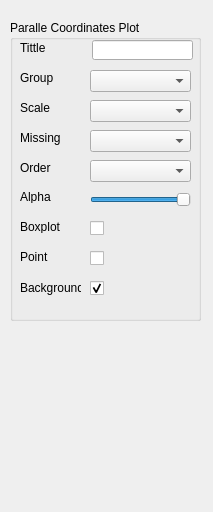
<?xml version="1.0" encoding="UTF-8"?>
<ui version="4.0">
 <class>ParallelChartConfig</class>
 <widget class="QWidget" name="ParallelChartConfig">
  <property name="geometry">
   <rect>
    <x>0</x>
    <y>0</y>
    <width>213</width>
    <height>512</height>
   </rect>
  </property>
  <property name="windowTitle">
   <string>Form</string>
  </property>
  <widget class="QGroupBox" name="groupBox">
   <property name="geometry">
    <rect>
     <x>10</x>
     <y>20</y>
     <width>191</width>
     <height>301</height>
    </rect>
   </property>
   <property name="title">
    <string>Paralle Coordinates Plot</string>
   </property>
   <widget class="QLabel" name="label">
    <property name="geometry">
     <rect>
      <x>10</x>
      <y>50</y>
      <width>71</width>
      <height>16</height>
     </rect>
    </property>
    <property name="text">
     <string>Group</string>
    </property>
   </widget>
   <widget class="QComboBox" name="comboBox_GroupCoolumn">
    <property name="geometry">
     <rect>
      <x>80</x>
      <y>50</y>
      <width>101</width>
      <height>22</height>
     </rect>
    </property>
   </widget>
   <widget class="QLabel" name="label_2">
    <property name="geometry">
     <rect>
      <x>10</x>
      <y>80</y>
      <width>71</width>
      <height>16</height>
     </rect>
    </property>
    <property name="text">
     <string>Scale</string>
    </property>
   </widget>
   <widget class="QComboBox" name="comboBox_Scale">
    <property name="geometry">
     <rect>
      <x>80</x>
      <y>80</y>
      <width>101</width>
      <height>22</height>
     </rect>
    </property>
   </widget>
   <widget class="QLabel" name="label_3">
    <property name="geometry">
     <rect>
      <x>10</x>
      <y>110</y>
      <width>71</width>
      <height>16</height>
     </rect>
    </property>
    <property name="text">
     <string>Missing</string>
    </property>
   </widget>
   <widget class="QComboBox" name="comboBox_Missing">
    <property name="geometry">
     <rect>
      <x>80</x>
      <y>110</y>
      <width>101</width>
      <height>22</height>
     </rect>
    </property>
   </widget>
   <widget class="QLabel" name="label_4">
    <property name="geometry">
     <rect>
      <x>10</x>
      <y>140</y>
      <width>71</width>
      <height>16</height>
     </rect>
    </property>
    <property name="text">
     <string>Order</string>
    </property>
   </widget>
   <widget class="QComboBox" name="comboBox_Order">
    <property name="geometry">
     <rect>
      <x>80</x>
      <y>140</y>
      <width>101</width>
      <height>22</height>
     </rect>
    </property>
   </widget>
   <widget class="QSlider" name="horizontalSliderAlp">
    <property name="geometry">
     <rect>
      <x>80</x>
      <y>170</y>
      <width>101</width>
      <height>20</height>
     </rect>
    </property>
    <property name="maximum">
     <number>10</number>
    </property>
    <property name="singleStep">
     <number>1</number>
    </property>
    <property name="pageStep">
     <number>1</number>
    </property>
    <property name="sliderPosition">
     <number>10</number>
    </property>
    <property name="orientation">
     <enum>Qt::Horizontal</enum>
    </property>
    <property name="tickInterval">
     <number>1</number>
    </property>
   </widget>
   <widget class="QLabel" name="label_5">
    <property name="geometry">
     <rect>
      <x>10</x>
      <y>170</y>
      <width>47</width>
      <height>13</height>
     </rect>
    </property>
    <property name="text">
     <string>Alpha</string>
    </property>
   </widget>
   <widget class="QLabel" name="label_6">
    <property name="geometry">
     <rect>
      <x>10</x>
      <y>200</y>
      <width>47</width>
      <height>13</height>
     </rect>
    </property>
    <property name="text">
     <string>Boxplot</string>
    </property>
   </widget>
   <widget class="QLabel" name="label_7">
    <property name="geometry">
     <rect>
      <x>10</x>
      <y>230</y>
      <width>47</width>
      <height>13</height>
     </rect>
    </property>
    <property name="text">
     <string>Point</string>
    </property>
   </widget>
   <widget class="QCheckBox" name="checkBox">
    <property name="geometry">
     <rect>
      <x>80</x>
      <y>200</y>
      <width>70</width>
      <height>17</height>
     </rect>
    </property>
    <property name="text">
     <string/>
    </property>
   </widget>
   <widget class="QCheckBox" name="checkBox_2">
    <property name="geometry">
     <rect>
      <x>80</x>
      <y>230</y>
      <width>70</width>
      <height>17</height>
     </rect>
    </property>
    <property name="text">
     <string/>
    </property>
   </widget>
   <widget class="QLabel" name="label_8">
    <property name="geometry">
     <rect>
      <x>10</x>
      <y>20</y>
      <width>71</width>
      <height>16</height>
     </rect>
    </property>
    <property name="text">
     <string>Tittle</string>
    </property>
   </widget>
   <widget class="QLineEdit" name="lineEdit">
    <property name="geometry">
     <rect>
      <x>82</x>
      <y>20</y>
      <width>101</width>
      <height>20</height>
     </rect>
    </property>
   </widget>
   <widget class="QCheckBox" name="checkBox_3">
    <property name="geometry">
     <rect>
      <x>80</x>
      <y>260</y>
      <width>70</width>
      <height>17</height>
     </rect>
    </property>
    <property name="text">
     <string/>
    </property>
    <property name="checked">
     <bool>true</bool>
    </property>
   </widget>
   <widget class="QLabel" name="label_9">
    <property name="geometry">
     <rect>
      <x>10</x>
      <y>260</y>
      <width>61</width>
      <height>16</height>
     </rect>
    </property>
    <property name="text">
     <string>Background</string>
    </property>
   </widget>
  </widget>
 </widget>
 <resources/>
 <connections/>
</ui>
